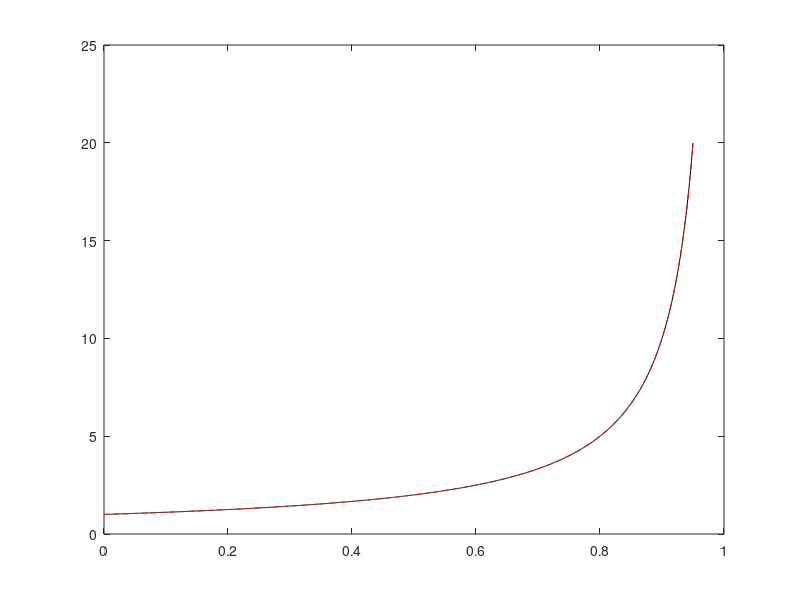

Here is the MATLAB script that generated this plot:
clear all
t_init=0;
t_fin=0.95;
y_init=1;
steps=1000;
h=(t_fin-t_init)/steps;

t_vals=zeros(1,steps+1);
y_vals=zeros(1,steps+1);

t_vals(1)=t_init;
t_vals(2)=t_vals(1)+h;
y_vals(1)=y_init;
y_vals(2)=y_vals(1)+h*y_vals(1)^2;

for i=3:steps+1
    t_vals(i)=t_vals(i-1)+h;
    y_vals(i)=y_vals(i-2)+2*h*y_vals(i-1)^2;
end

y_vals_exact=1./(1-t_vals);

plot(t_vals,y_vals,'k-')
hold on
plot(t_vals,y_vals_exact,'r--')
hold off